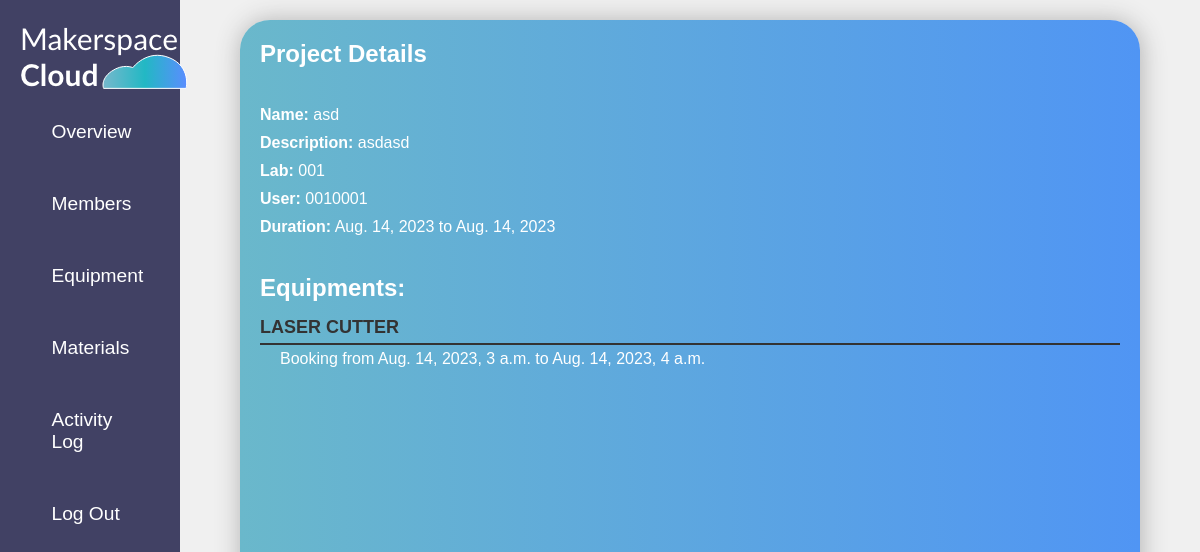
/a_confirmed_project_detail/61/ (signed in), run on the app's committed database.
### equ/models.py (models this page shows, shortened)
class Confirmed_Project(models.Model):
    name = models.CharField(max_length=100)
    description = models.TextField(max_length=400)
    lab = models.ForeignKey('Lab', on_delete=models.CASCADE, related_name='confirmed_projects')
    user = models.ForeignKey(User, on_delete=models.CASCADE)
    start_date = models.DateField(default=timezone.now)
    end_date = models.DateField(default=timezone.now)

class Lab(models.Model):
    name = models.CharField(max_length=100)
    lab_admin = models.ForeignKey(
        User,
        limit_choices_to={'groups__name': 'admin'},
        null=True,  # Set the default value to None
        on_delete=models.CASCADE,
        related_name='lab_admin_of'
    )
    def __str__(self):
        return self.name

class Confirmed_Booking(models.Model):
    equipment = models.ForeignKey(Equipment, on_delete=models.CASCADE)
    start_time = models.DateTimeField(default=timezone.now)
    end_time = models.DateTimeField(default=timezone.now)
    project = models.ForeignKey(Confirmed_Project, on_delete=models.CASCADE, null=True, blank=True,default=None)

class Equipment(models.Model):
    CONDITION_CHOICES = [
        ('Excellent', 'Excellent'),
        ('Good', 'Good'),
        ('Poor', 'Poor'),
        ('Bad', 'Bad'),
    ]
    name = models.CharField(max_length=100)
    lab = models.ForeignKey('Lab', on_delete=models.CASCADE, related_name='equipments')
    condition = models.CharField(max_length=20, choices=CONDITION_CHOICES, default='Good')
    def __str__(self):
        return self.name

### equ/views.py (the view)
# urls.py: path('a_confirmed_project_detail/<int:pk>/', views.a_confirmed_project_detail, name='a_confirmed_project_detail'),
@login_required
@admin_required
def a_confirmed_project_detail(request, pk):
    project = get_object_or_404(Confirmed_Project, pk=pk)
    bookings = Confirmed_Booking.objects.filter(project=project)
    context = {
        'project': project,
        'bookings': bookings
    }
    return render(request, 'equ/a_confirmed_project_detail.html', context)

### equ/views.py (called while the page is built)
def admin_required(function):
    decorator = user_passes_test(lambda user: user.groups.filter(name='admin').exists())
    return decorator(function)

### equ/templates/equ/a_confirmed_project_detail.html
{% extends "equ/a_base.html" %}
{% block content %}
  <div class="project-details">
    <h1>Project Details</h1>
    <br>
    <div class="project-info">
      <p><strong>Name:</strong> {{ project.name }}</p>
      <p><strong>Description:</strong> {{ project.description }}</p>
      <p><strong>Lab:</strong> {{ project.lab }}</p>
      <p><strong>User:</strong> {{ project.user }}</p>
      <p><strong>Duration:</strong> {{ project.start_date }} to {{ project.end_date }}</p>
    </div>
    <br>
    <h2>Equipments:</h2>
    <div class="equipment-list">
      {% for booking in bookings %}
      <div class="booking">
        <p class="equipment-name">{{ booking.equipment }}</p>
        <p class="booking-details">
          Booking from {{ booking.start_time }} to {{ booking.end_time }}
        </p>
      </div>
      {% endfor %}
    </div>
  </div>
{% endblock content %}

### static/css/style.css (style rules this page uses)
:root { --primary:rgb(65 65 100); --secondary:rgb(97, 97, 131); }
* { box-sizing: border-box; margin: 0; padding: 0; font-family: Arial, Helvetica, sans-serif; }
.project-details h1 { font-size: 24px; margin-bottom: 20px; }
.project-info { margin-bottom: 20px; }
.project-info p { margin-bottom: 10px; }
.equipment-list { margin-bottom: 20px; }
.booking { margin-bottom: 10px; margin-right: 40px; }
.equipment-name { font-weight: bold; margin-bottom: 5px; font-size: 18px; color: #333; text-transform: uppercase; border-bottom: 1px solid #333; padding-bottom: 5px; }
.booking-details { padding-bottom: 10px; margin-right: 40px; }
.project-details { width: 100%; height: 100%; }
.booking { margin: 15px 0; }
.equipment-name { font-weight: bold; margin-bottom: 5px; font-size: 18px; color: #333; text-transform: uppercase; border-bottom: 2px solid #333; padding-bottom: 5px; }
.booking-details { margin-left: 20px; }

### data on the page
Confirmed_Project: name "asd", description "asdasd", lab "001", user "0010001", start_date "Aug. 14, 2023", end_date "Aug. 14, 2023"
Confirmed_Booking: equipment "LASER CUTTER", start_time "Aug. 14, 2023, 3 a.m.", end_time "Aug. 14, 2023, 4 a.m."
